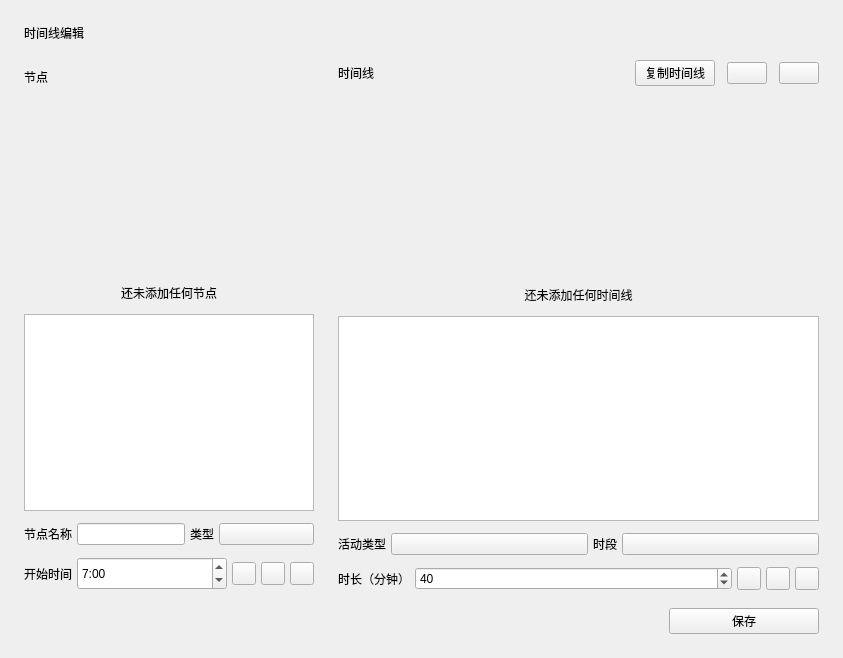
<?xml version="1.0" encoding="UTF-8"?>
<ui version="4.0">
 <class>Form</class>
 <widget class="QWidget" name="Form">
  <property name="geometry">
   <rect>
    <x>0</x>
    <y>0</y>
    <width>843</width>
    <height>658</height>
   </rect>
  </property>
  <property name="windowTitle">
   <string>Form</string>
  </property>
  <layout class="QVBoxLayout" name="verticalLayout_2">
   <property name="spacing">
    <number>18</number>
   </property>
   <property name="leftMargin">
    <number>24</number>
   </property>
   <property name="topMargin">
    <number>24</number>
   </property>
   <property name="rightMargin">
    <number>24</number>
   </property>
   <property name="bottomMargin">
    <number>24</number>
   </property>
   <item>
    <widget class="TitleLabel" name="TitleLabel">
     <property name="text">
      <string>时间线编辑</string>
     </property>
     <property name="wordWrap">
      <bool>true</bool>
     </property>
    </widget>
   </item>
   <item>
    <layout class="QHBoxLayout" name="horizontalLayout">
     <property name="spacing">
      <number>12</number>
     </property>
     <item>
      <layout class="QVBoxLayout" name="verticalLayout">
       <item>
        <widget class="SubtitleLabel" name="SubtitleLabel_2">
         <property name="minimumSize">
          <size>
           <width>0</width>
           <height>33</height>
          </size>
         </property>
         <property name="text">
          <string>节点</string>
         </property>
         <property name="wordWrap">
          <bool>true</bool>
         </property>
        </widget>
       </item>
       <item>
        <widget class="CaptionLabel" name="tips_1">
         <property name="sizePolicy">
          <sizepolicy hsizetype="Preferred" vsizetype="Expanding">
           <horstretch>0</horstretch>
           <verstretch>0</verstretch>
          </sizepolicy>
         </property>
         <property name="styleSheet">
          <string notr="true">FluentLabelBase {
    color: black;
}

HyperlinkLabel {
    color: #009faa;
    border: none;
    background-color: transparent;
    text-align: left;
    padding: 0;
    margin: 0;
}

HyperlinkLabel[underline=true] {
    text-decoration: underline;
}

HyperlinkLabel[underline=false] {
    text-decoration: none;
}

HyperlinkLabel:hover {
    color: #007780;
}

HyperlinkLabel:pressed {
    color: #00a7b3;
}
FluentLabelBase{color:#7d000000}</string>
         </property>
         <property name="text">
          <string>还未添加任何节点</string>
         </property>
         <property name="alignment">
          <set>Qt::AlignBottom|Qt::AlignHCenter</set>
         </property>
         <property name="wordWrap">
          <bool>true</bool>
         </property>
         <property name="lightColor" stdset="0">
          <color alpha="125">
           <red>0</red>
           <green>0</green>
           <blue>0</blue>
          </color>
         </property>
         <property name="darkColor" stdset="0">
          <color alpha="155">
           <red>255</red>
           <green>255</green>
           <blue>255</blue>
          </color>
         </property>
         <property name="pixelFontSize" stdset="0">
          <number>14</number>
         </property>
        </widget>
       </item>
       <item>
        <widget class="ListWidget" name="part_list">
         <property name="sizePolicy">
          <sizepolicy hsizetype="Preferred" vsizetype="Expanding">
           <horstretch>0</horstretch>
           <verstretch>0</verstretch>
          </sizepolicy>
         </property>
         <property name="minimumSize">
          <size>
           <width>0</width>
           <height>0</height>
          </size>
         </property>
         <property name="dragDropMode">
          <enum>QAbstractItemView::InternalMove</enum>
         </property>
         <property name="defaultDropAction">
          <enum>Qt::MoveAction</enum>
         </property>
         <property name="alternatingRowColors">
          <bool>true</bool>
         </property>
        </widget>
       </item>
       <item>
        <layout class="QHBoxLayout" name="horizontalLayout_2">
         <property name="spacing">
          <number>5</number>
         </property>
         <item>
          <widget class="BodyLabel" name="BodyLabel_4">
           <property name="sizePolicy">
            <sizepolicy hsizetype="Fixed" vsizetype="Preferred">
             <horstretch>0</horstretch>
             <verstretch>0</verstretch>
            </sizepolicy>
           </property>
           <property name="text">
            <string>节点名称</string>
           </property>
           <property name="alignment">
            <set>Qt::AlignLeading|Qt::AlignLeft|Qt::AlignVCenter</set>
           </property>
           <property name="wordWrap">
            <bool>true</bool>
           </property>
          </widget>
         </item>
         <item>
          <widget class="EditableComboBox" name="name_part_combo">
           <property name="sizePolicy">
            <sizepolicy hsizetype="Preferred" vsizetype="Fixed">
             <horstretch>0</horstretch>
             <verstretch>0</verstretch>
            </sizepolicy>
           </property>
          </widget>
         </item>
         <item>
          <widget class="BodyLabel" name="BodyLabel_6">
           <property name="sizePolicy">
            <sizepolicy hsizetype="Fixed" vsizetype="Preferred">
             <horstretch>0</horstretch>
             <verstretch>0</verstretch>
            </sizepolicy>
           </property>
           <property name="text">
            <string>类型</string>
           </property>
           <property name="wordWrap">
            <bool>true</bool>
           </property>
          </widget>
         </item>
         <item>
          <widget class="ComboBox" name="part_type">
           <property name="sizePolicy">
            <sizepolicy hsizetype="Preferred" vsizetype="Fixed">
             <horstretch>0</horstretch>
             <verstretch>0</verstretch>
            </sizepolicy>
           </property>
          </widget>
         </item>
        </layout>
       </item>
       <item>
        <layout class="QHBoxLayout" name="horizontalLayout_5">
         <property name="spacing">
          <number>5</number>
         </property>
         <item>
          <widget class="BodyLabel" name="BodyLabel_5">
           <property name="sizePolicy">
            <sizepolicy hsizetype="Fixed" vsizetype="Preferred">
             <horstretch>0</horstretch>
             <verstretch>0</verstretch>
            </sizepolicy>
           </property>
           <property name="text">
            <string>开始时间</string>
           </property>
           <property name="wordWrap">
            <bool>true</bool>
           </property>
          </widget>
         </item>
         <item>
          <widget class="TimeEdit" name="part_time">
           <property name="sizePolicy">
            <sizepolicy hsizetype="Maximum" vsizetype="Fixed">
             <horstretch>0</horstretch>
             <verstretch>0</verstretch>
            </sizepolicy>
           </property>
           <property name="minimumSize">
            <size>
             <width>150</width>
             <height>33</height>
            </size>
           </property>
           <property name="currentSection">
            <enum>QDateTimeEdit::HourSection</enum>
           </property>
           <property name="displayFormat">
            <string>h:mm</string>
           </property>
           <property name="time">
            <time>
             <hour>7</hour>
             <minute>0</minute>
             <second>0</second>
            </time>
           </property>
          </widget>
         </item>
         <item>
          <widget class="ToolButton" name="add_part_button"/>
         </item>
         <item>
          <widget class="ToolButton" name="edit_part_button"/>
         </item>
         <item>
          <widget class="ToolButton" name="delete_part_button"/>
         </item>
        </layout>
       </item>
      </layout>
     </item>
     <item>
      <widget class="VerticalSeparator" name="VerticalSeparator"/>
     </item>
     <item>
      <layout class="QVBoxLayout" name="verticalLayout_3">
       <item>
        <layout class="QHBoxLayout" name="horizontalLayout_8">
         <item>
          <widget class="SubtitleLabel" name="SubtitleLabel">
           <property name="sizePolicy">
            <sizepolicy hsizetype="Minimum" vsizetype="Preferred">
             <horstretch>0</horstretch>
             <verstretch>0</verstretch>
            </sizepolicy>
           </property>
           <property name="text">
            <string>时间线</string>
           </property>
           <property name="wordWrap">
            <bool>true</bool>
           </property>
          </widget>
         </item>
         <item>
          <widget class="PushButton" name="copy_timeline">
           <property name="sizePolicy">
            <sizepolicy hsizetype="Maximum" vsizetype="Fixed">
             <horstretch>0</horstretch>
             <verstretch>0</verstretch>
            </sizepolicy>
           </property>
           <property name="text">
            <string>复制时间线</string>
           </property>
          </widget>
         </item>
         <item>
          <widget class="ComboBox" name="select_week_type">
           <property name="sizePolicy">
            <sizepolicy hsizetype="Maximum" vsizetype="Fixed">
             <horstretch>0</horstretch>
             <verstretch>0</verstretch>
            </sizepolicy>
           </property>
          </widget>
         </item>
         <item>
          <widget class="ComboBox" name="select_timeline">
           <property name="sizePolicy">
            <sizepolicy hsizetype="Maximum" vsizetype="Fixed">
             <horstretch>0</horstretch>
             <verstretch>0</verstretch>
            </sizepolicy>
           </property>
          </widget>
         </item>
        </layout>
       </item>
       <item>
        <widget class="CaptionLabel" name="tips_2">
         <property name="sizePolicy">
          <sizepolicy hsizetype="Preferred" vsizetype="Expanding">
           <horstretch>0</horstretch>
           <verstretch>0</verstretch>
          </sizepolicy>
         </property>
         <property name="styleSheet">
          <string notr="true">FluentLabelBase {
    color: black;
}

HyperlinkLabel {
    color: #009faa;
    border: none;
    background-color: transparent;
    text-align: left;
    padding: 0;
    margin: 0;
}

HyperlinkLabel[underline=true] {
    text-decoration: underline;
}

HyperlinkLabel[underline=false] {
    text-decoration: none;
}

HyperlinkLabel:hover {
    color: #007780;
}

HyperlinkLabel:pressed {
    color: #00a7b3;
}
FluentLabelBase{color:#7d000000}</string>
         </property>
         <property name="text">
          <string>还未添加任何时间线</string>
         </property>
         <property name="alignment">
          <set>Qt::AlignBottom|Qt::AlignHCenter</set>
         </property>
         <property name="wordWrap">
          <bool>true</bool>
         </property>
         <property name="lightColor" stdset="0">
          <color alpha="125">
           <red>0</red>
           <green>0</green>
           <blue>0</blue>
          </color>
         </property>
         <property name="darkColor" stdset="0">
          <color alpha="155">
           <red>255</red>
           <green>255</green>
           <blue>255</blue>
          </color>
         </property>
         <property name="pixelFontSize" stdset="0">
          <number>14</number>
         </property>
        </widget>
       </item>
       <item>
        <widget class="ListWidget" name="timeline_list">
         <property name="sizePolicy">
          <sizepolicy hsizetype="Expanding" vsizetype="Expanding">
           <horstretch>0</horstretch>
           <verstretch>0</verstretch>
          </sizepolicy>
         </property>
         <property name="minimumSize">
          <size>
           <width>0</width>
           <height>0</height>
          </size>
         </property>
         <property name="dragDropMode">
          <enum>QAbstractItemView::InternalMove</enum>
         </property>
         <property name="defaultDropAction">
          <enum>Qt::MoveAction</enum>
         </property>
         <property name="alternatingRowColors">
          <bool>true</bool>
         </property>
        </widget>
       </item>
       <item>
        <layout class="QHBoxLayout" name="horizontalLayout_6">
         <property name="spacing">
          <number>5</number>
         </property>
         <item>
          <widget class="BodyLabel" name="BodyLabel_2">
           <property name="sizePolicy">
            <sizepolicy hsizetype="Fixed" vsizetype="Preferred">
             <horstretch>0</horstretch>
             <verstretch>0</verstretch>
            </sizepolicy>
           </property>
           <property name="text">
            <string>活动类型</string>
           </property>
           <property name="alignment">
            <set>Qt::AlignLeading|Qt::AlignLeft|Qt::AlignVCenter</set>
           </property>
           <property name="wordWrap">
            <bool>true</bool>
           </property>
          </widget>
         </item>
         <item>
          <widget class="ComboBox" name="class_activity">
           <property name="sizePolicy">
            <sizepolicy hsizetype="Preferred" vsizetype="Fixed">
             <horstretch>0</horstretch>
             <verstretch>0</verstretch>
            </sizepolicy>
           </property>
          </widget>
         </item>
         <item>
          <widget class="BodyLabel" name="BodyLabel_3">
           <property name="sizePolicy">
            <sizepolicy hsizetype="Fixed" vsizetype="Preferred">
             <horstretch>0</horstretch>
             <verstretch>0</verstretch>
            </sizepolicy>
           </property>
           <property name="text">
            <string>时段</string>
           </property>
           <property name="wordWrap">
            <bool>true</bool>
           </property>
          </widget>
         </item>
         <item>
          <widget class="ComboBox" name="time_period">
           <property name="sizePolicy">
            <sizepolicy hsizetype="Preferred" vsizetype="Fixed">
             <horstretch>0</horstretch>
             <verstretch>0</verstretch>
            </sizepolicy>
           </property>
          </widget>
         </item>
        </layout>
       </item>
       <item>
        <layout class="QHBoxLayout" name="horizontalLayout_3">
         <property name="spacing">
          <number>5</number>
         </property>
         <item>
          <widget class="BodyLabel" name="BodyLabel">
           <property name="sizePolicy">
            <sizepolicy hsizetype="Fixed" vsizetype="Preferred">
             <horstretch>0</horstretch>
             <verstretch>0</verstretch>
            </sizepolicy>
           </property>
           <property name="text">
            <string>时长（分钟）</string>
           </property>
           <property name="wordWrap">
            <bool>true</bool>
           </property>
          </widget>
         </item>
         <item>
          <widget class="SpinBox" name="spin_time">
           <property name="sizePolicy">
            <sizepolicy hsizetype="Preferred" vsizetype="Fixed">
             <horstretch>0</horstretch>
             <verstretch>0</verstretch>
            </sizepolicy>
           </property>
           <property name="maximum">
            <number>999</number>
           </property>
           <property name="singleStep">
            <number>5</number>
           </property>
           <property name="value">
            <number>40</number>
           </property>
          </widget>
         </item>
         <item>
          <widget class="ToolButton" name="add_button"/>
         </item>
         <item>
          <widget class="ToolButton" name="edit_button"/>
         </item>
         <item>
          <widget class="ToolButton" name="delete_button"/>
         </item>
        </layout>
       </item>
      </layout>
     </item>
    </layout>
   </item>
   <item>
    <layout class="QHBoxLayout" name="horizontalLayout_4" stretch="0,0">
     <property name="spacing">
      <number>2</number>
     </property>
     <item>
      <spacer name="horizontalSpacer">
       <property name="orientation">
        <enum>Qt::Horizontal</enum>
       </property>
       <property name="sizeHint" stdset="0">
        <size>
         <width>40</width>
         <height>20</height>
        </size>
       </property>
      </spacer>
     </item>
     <item>
      <widget class="PrimaryPushButton" name="save">
       <property name="sizePolicy">
        <sizepolicy hsizetype="Fixed" vsizetype="Minimum">
         <horstretch>0</horstretch>
         <verstretch>0</verstretch>
        </sizepolicy>
       </property>
       <property name="minimumSize">
        <size>
         <width>150</width>
         <height>0</height>
        </size>
       </property>
       <property name="text">
        <string>保存</string>
       </property>
      </widget>
     </item>
    </layout>
   </item>
  </layout>
 </widget>
 <customwidgets>
  <customwidget>
   <class>ComboBox</class>
   <extends>QPushButton</extends>
   <header>qfluentwidgets</header>
  </customwidget>
  <customwidget>
   <class>EditableComboBox</class>
   <extends>LineEdit</extends>
   <header>qfluentwidgets</header>
  </customwidget>
  <customwidget>
   <class>PushButton</class>
   <extends>QPushButton</extends>
   <header>qfluentwidgets</header>
  </customwidget>
  <customwidget>
   <class>PrimaryPushButton</class>
   <extends>PushButton</extends>
   <header>qfluentwidgets</header>
  </customwidget>
  <customwidget>
   <class>ToolButton</class>
   <extends>QToolButton</extends>
   <header>qfluentwidgets</header>
  </customwidget>
  <customwidget>
   <class>VerticalSeparator</class>
   <extends>QWidget</extends>
   <header>qfluentwidgets</header>
  </customwidget>
  <customwidget>
   <class>CaptionLabel</class>
   <extends>QLabel</extends>
   <header>qfluentwidgets</header>
  </customwidget>
  <customwidget>
   <class>BodyLabel</class>
   <extends>QLabel</extends>
   <header>qfluentwidgets</header>
  </customwidget>
  <customwidget>
   <class>SubtitleLabel</class>
   <extends>QLabel</extends>
   <header>qfluentwidgets</header>
  </customwidget>
  <customwidget>
   <class>TitleLabel</class>
   <extends>QLabel</extends>
   <header>qfluentwidgets</header>
  </customwidget>
  <customwidget>
   <class>LineEdit</class>
   <extends>QLineEdit</extends>
   <header>qfluentwidgets</header>
  </customwidget>
  <customwidget>
   <class>TimeEdit</class>
   <extends>QTimeEdit</extends>
   <header>qfluentwidgets</header>
  </customwidget>
  <customwidget>
   <class>SpinBox</class>
   <extends>QSpinBox</extends>
   <header>qfluentwidgets</header>
  </customwidget>
  <customwidget>
   <class>ListWidget</class>
   <extends>QListWidget</extends>
   <header>qfluentwidgets</header>
  </customwidget>
 </customwidgets>
 <resources/>
 <connections/>
</ui>
